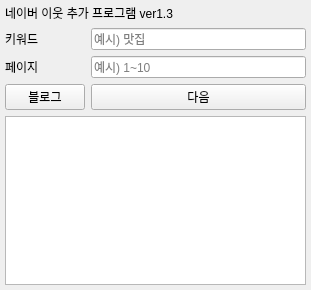
<?xml version="1.0" encoding="UTF-8"?>
<ui version="4.0">
 <class>Form</class>
 <widget class="QWidget" name="Form">
  <property name="geometry">
   <rect>
    <x>0</x>
    <y>0</y>
    <width>311</width>
    <height>290</height>
   </rect>
  </property>
  <property name="windowTitle">
   <string>Form</string>
  </property>
  <widget class="QWidget" name="formLayoutWidget_2">
   <property name="geometry">
    <rect>
     <x>5</x>
     <y>4</y>
     <width>301</width>
     <height>281</height>
    </rect>
   </property>
   <layout class="QFormLayout" name="formLayout_2">
    <item row="0" column="0" colspan="2">
     <widget class="QLabel" name="title">
      <property name="text">
       <string>네이버 이웃 추가 프로그램 ver1.3</string>
      </property>
     </widget>
    </item>
    <item row="1" column="0" colspan="2">
     <layout class="QFormLayout" name="formLayout">
      <item row="0" column="0">
       <widget class="QLabel" name="label_keyword">
        <property name="text">
         <string>키워드</string>
        </property>
       </widget>
      </item>
      <item row="0" column="1">
       <widget class="QLineEdit" name="edit_keyword">
        <property name="text">
         <string/>
        </property>
        <property name="placeholderText">
         <string>예시) 맛집</string>
        </property>
       </widget>
      </item>
      <item row="1" column="0">
       <widget class="QLabel" name="label_page">
        <property name="text">
         <string>페이지 </string>
        </property>
       </widget>
      </item>
      <item row="1" column="1">
       <widget class="QLineEdit" name="edit_page">
        <property name="placeholderText">
         <string>예시) 1~10</string>
        </property>
       </widget>
      </item>
      <item row="2" column="1">
       <widget class="QPushButton" name="pushButton_2">
        <property name="text">
         <string>다음</string>
        </property>
       </widget>
      </item>
      <item row="2" column="0">
       <widget class="QPushButton" name="btn_guitar">
        <property name="text">
         <string>블로그</string>
        </property>
       </widget>
      </item>
     </layout>
    </item>
    <item row="2" column="0" colspan="2">
     <widget class="QListWidget" name="list_content"/>
    </item>
   </layout>
  </widget>
 </widget>
 <resources/>
 <connections/>
</ui>
